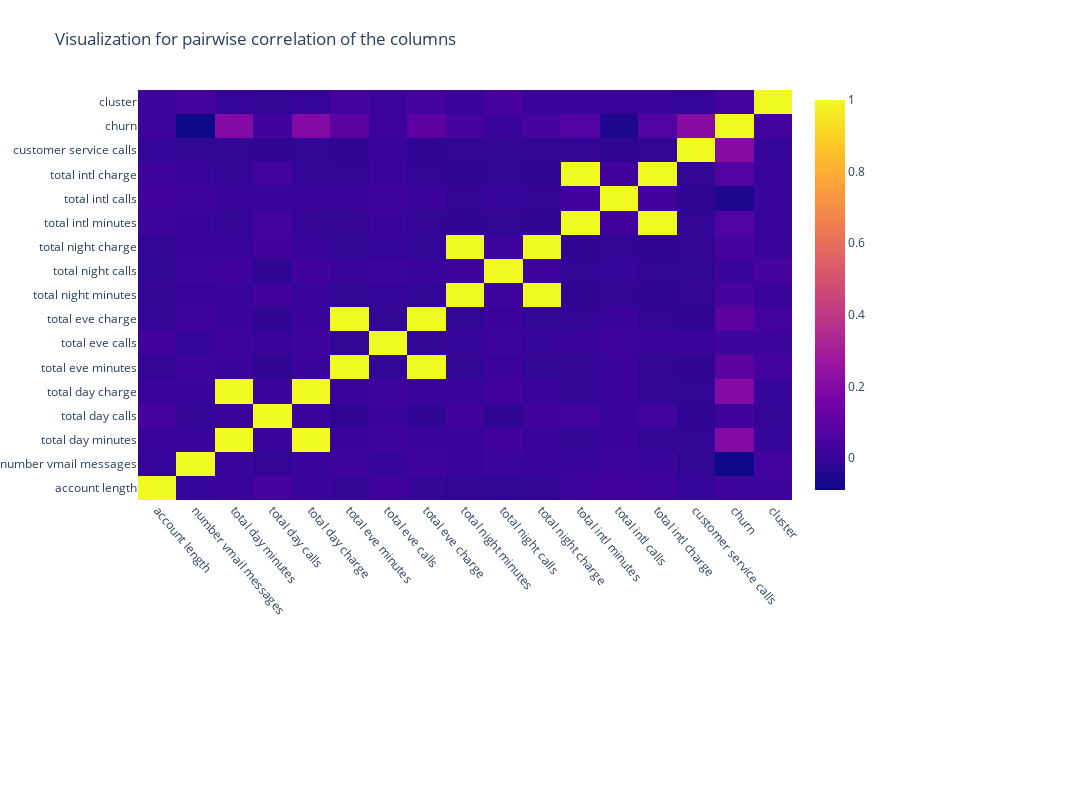

Notebook cell for this chart:
### Code cell
cr = df.corr()
trace = go.Heatmap(z=cr.values.tolist(), x=cr.columns, y=cr.columns)
data=[trace]
layout = go.Layout(
    title='Visualization for pairwise correlation of the columns',
    width=1100,
    height=800,
    yaxis=go.layout.YAxis(automargin=True),
    xaxis=dict(tickangle=50),
    margin=go.layout.Margin(l=0, r=300, b=300, t=90)
)



fig = go.Figure(data=data, layout=layout)
iplot(fig, filename='heatmap1')

### Figure 1 — Plotly figure (JSON) as saved in the notebook; plotly's stock layout.template omitted (floating-point values rounded to 4 significant figures; data arrays with more than 128 entries replaced by an {"elided": "..."} marker saying what was removed)
{"data": [{"type": "heatmap", "x": ["account length", "number vmail messages", "total day minutes", "total day calls", "total day charge", "total eve minutes", "total eve calls", "total eve charge", "total night minutes", "total night calls", "total night charge", "total intl minutes", "total intl calls", "total intl charge", "customer service calls", "churn", "cluster"], "y": ["account length", "number vmail messages", "total day minutes", "total day calls", "total day charge", "total eve minutes", "total eve calls", "total eve charge", "total night minutes", "total night calls", "total night charge", "total intl minutes", "total intl calls", "total intl charge", "customer service calls", "churn", "cluster"], "z": {"elided": "17x17 float values"}}], "layout": {"height": 800, "margin": {"b": 300, "l": 0, "r": 300, "t": 90}, "title": {"text": "Visualization for pairwise correlation of the columns"}, "width": 1100, "xaxis": {"tickangle": 50}, "yaxis": {"automargin": true}}}
